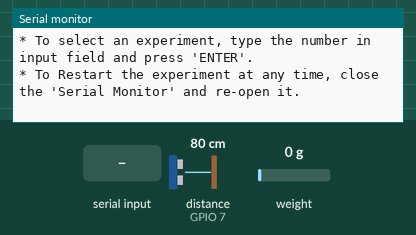
Recording of a sketch running on a simulated ESP8266 (NodeMCU). On the bench: the last lines printed to the serial monitor. Inputs (shaded band) come from the test bench; at power-on: distance to the obstacle (sensor on GPIO 7) 80 cm, weight on the scale 0 g. The echo pulse lasts 58.3 µs per cm; EEPROM starts erased.

Above: at 3.6 s.
3.7 s: "90,45\n" received over Serial
At 4.5 s:
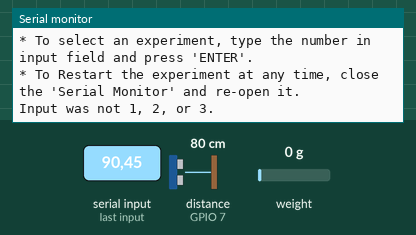
5.2 s: "30,150\n" received over Serial
At 6.0 s:
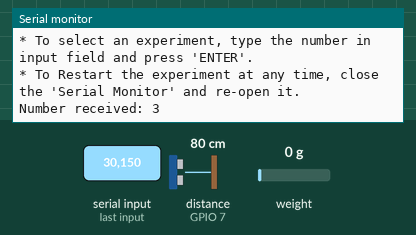
7.7 s: "0\n" received over Serial
At 8.4 s:
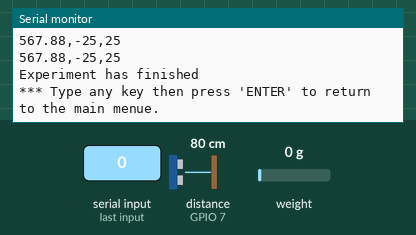
9.2 s: "1\n" received over Serial
At 10.4 s:
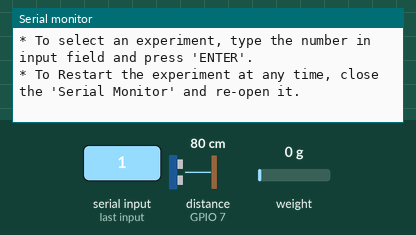
10.7 s: "2\n" received over Serial
At 12.9 s:
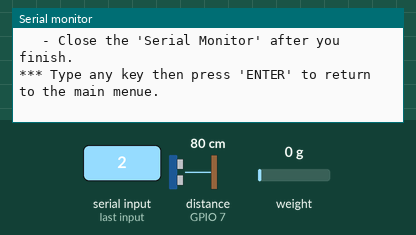

The sketch:

readings_code.ino
```cpp
/* The working principles of ultrasound sensors
 *  They send ultrasound waves through the 'trig' pin
 *  They receive the waves through the 'echo' pin
 *  They return the time it took the pulses to travel to and back from the object in microseconds
 *  v_sound = 340 m/s
 *  v_sound = 0.0340 cm/micro_s
 *  distance = speed * (time/2)   // because we only need the time to OR from the object and not both
 */

#include <HX711_ADC.h>
#include <EEPROM.h>

const int echoPin = 7;
const int trigPin = 8;
const int recordButtonPin = 2;
const int HX711_dout = 4; //mcu > HX711 dout pin
const int HX711_sck = 3;  //mcu > HX711 sck pin

HX711_ADC LoadCell(HX711_dout, HX711_sck);

const int calVal_eepromAdress = 4;

char distanceUnitStr[] = "mm"; // C-type string
char forceUnitStr = 'N';       // character

const double soundSpeed = 0.034;
const int vibrationSampleTime = 20; //ms
const int deflectDelayTime = 150;   //ms

// prevent auto-scalling when plotting the vibration
const int minPlotVal = -25; // change on Monday
const int maxPlotVal = 25;

int experType = 0; // default is 0, user has not chosen an experiment

void setup()
{
    Serial.begin(57600);
    delay(10);
    Serial.println();
    pinMode(trigPin, OUTPUT);
    pinMode(echoPin, INPUT);

    pinMode(recordButtonPin, INPUT);

    LoadCell.begin();
    float calibrationValue; // calibration value (see example file "Calibration.ino")
//  calibrationValue = 696.0; // uncomment this if you want to set the calibration value in the sketch
#if defined(ESP8266) || defined(ESP32)
    //EEPROM.begin(512); // uncomment this if you use ESP8266/ESP32 and want to fetch the calibration value from eeprom
#endif
    EEPROM.get(calVal_eepromAdress, calibrationValue); // uncomment this if you want to fetch the calibration value from eeprom

    long stabilizingtime = 2000; // preciscion right after power-up can be improved by adding a few seconds of stabilizing time
    boolean _tare = true;        //set this to false if you don't want tare to be performed in the next step
    LoadCell.start(stabilizingtime, _tare);
    if (LoadCell.getTareTimeoutFlag())
    {
        Serial.println("Timeout, check MCU>HX711 wiring and pin designations");
        while (1)
            ;
    }
    else
    {
        LoadCell.setCalFactor(calibrationValue); // set calibration value (float)
        Serial.println("Startup is complete");
    }
}

void loop()
{
    if (experType == 0)
    {
        printIntroProgram();
        while (Serial.available() == 0) {}

        delay(2);

        char experChoice = 0;
        experChoice = Serial.read();
        serialFlush();

        if ((experChoice >= '1') && (experChoice <= '3'))
        {
            experType = experChoice - '0';

            Serial.print("Number received: ");
            Serial.println(experType);
        }
        else
        {
            Serial.println("Input was not 1, 2, or 3.");
        }

        Serial.print("\n\n");
        delay(1000); // unnecessary delay
    }
    // user chose Deflection
    else if (experType == 1)
    {
        const int numDatapoints = 5;
        printIntroDeflect(numDatapoints);

        double distArr[numDatapoints] = {0};
        double forceArr[numDatapoints] = {0};
        int i = 0;
        double dist = 0.0, force = 0.0;

        while (i < numDatapoints)
        {
            int recordButtonState = digitalRead(recordButtonPin);
            delay(deflectDelayTime);
            if (recordButtonState == 1)
            {
                dist = getDistance();
                force = getForce();

                distArr[i] = dist;
                forceArr[i] = force;

                printDistForce(i + 1, numDatapoints, dist, force);
                ++i;
            }
        }

        delay(1000); // unnecessary delay
        printDistForceArrs(numDatapoints, distArr, forceArr);
        experType = 4;
    }
    // user chose Vibration Procedure
    else if (experType == 2)
    {
        printIntroVibration();
        while (Serial.available() == 0) {}

        serialFlush();
        delay(2);
        experType = 0;
    }
    // user chose Vibration Plotting
    else if (experType == 3)
    {
        plotVibration();
        experType = 4;
    }
    else if (experType == 4)
    {
        Serial.println("Experiment has finished");
        Serial.println("\n*** Type any key then press 'ENTER' to return to the main menue.\n\n");
        while (Serial.available() == 0) {}

        delay(2);
        serialFlush();
        Serial.print("\n\n\n*********************\n\n\n");
        experType = 0;
    }
}

void plotVibration()
{
    double displacement = 0;
    while (true)
    {
        if (Serial.available() > 0)
        {
            serialFlush();
            break;
        }
        displacement = getDistance();
        Serial.print(displacement);
        Serial.print(",");
        Serial.print(minPlotVal);
        Serial.print(",");
        Serial.print(maxPlotVal);
        Serial.println();
        delay(vibrationSampleTime);
    }
}

double getDistance()
{

    digitalWrite(trigPin, LOW); // make sure the trig is cleared
    delayMicroseconds(2);

    digitalWrite(trigPin, HIGH);
    delayMicroseconds(10);
    digitalWrite(trigPin, LOW);

    double distance;
    long int travelTime;

    travelTime = pulseIn(echoPin, HIGH);          // in micro seconds
    distance = (travelTime / 2.0) * soundSpeed;   // in cm
    double distance_mm = (distance * 10) - 225.0; // ruler at rest is 224.4-225.5mm distance

    return distance_mm;
}

void printDistForceArrs(const int numDatapoints, double *const distArray, double *const forceArray)
{
    Serial.println("The recorded datapoints are:");
    delay(500); // unnecessary delay
    for (int j = 0; j < numDatapoints; ++j)
    {
        Serial.print("(");
        Serial.print(distArray[j]);
        Serial.print(distanceUnitStr);
        Serial.print(", ");
        Serial.print(forceArray[j], 4);
        Serial.print(forceUnitStr);

        if (j < (numDatapoints - 1))
        {
            Serial.print("), ");
        }
        else
        {
            Serial.println(")\n\n");
        }
    }
}

void printDistForce(const int currentCount, const int numbDatapoints, double const dist, double const force)
{
    Serial.print("Datapoint ");
    Serial.print(currentCount);
    Serial.print("/");
    Serial.print(numbDatapoints);
    Serial.print(" - (D: ");
    Serial.print(dist);
    Serial.print(distanceUnitStr);
    Serial.print(", F: ");
    Serial.print(force, 4);
    Serial.print(forceUnitStr);
    Serial.println(")");
}

void printIntroProgram()
{
    Serial.println("Choose your experiment:\n");
    Serial.println("");
    Serial.println("\t 1 - Deflection (Procedure & Experiment).");
    Serial.println("\t 2 - Vibration (Procedure Only).");
    Serial.println("\t 3 - Vibration (Exeriment Only, USE 'SERIAL PLOTTER').");
    Serial.println("\n* To select an experiment, type the number in input field and press 'ENTER'.");
    Serial.println("* To Restart the experiment at any time, close the 'Serial Monitor' and re-open it.");
}

void printIntroDeflect(const int numDatapoints)
{
    Serial.println("Deflection Measurement.\n");
    Serial.println("\t - Units are millimeter & Newton.");
    Serial.println("\t - After moving the load cell press record button to see & save a datapoint.");
    Serial.print("\t - You can record ");
    Serial.print(numDatapoints);
    Serial.println(" datapoints.");
    Serial.println("\t - A datapoint is a pair of (Distance, Force).");
}

void printIntroVibration()
{
    Serial.println("Vibration Measurement. In the main menue (read the full instructions first)\n");
    Serial.println("\t - Close the 'Serial Monitor' (this window) and open the 'Serial Plotter' from the 'tools' tab.");
    Serial.println("\t - (if you want) you could adjust the window size. Axis are auto-scaled.");
    Serial.println("\t - In the input field, type '3'; then, press 'ENTER' (on your keyboard).");
    Serial.println("\t - Initiate the vibration by moving the Linear Actuator.");
    Serial.println("\t - Input any key into the input-field to stop the plotting.");
    Serial.println("\t - After that, you can take a screenshot of the plot.\n");
    Serial.println("\t - Close the 'Serial Monitor' after you finish.");
    Serial.println("\n*** Type any key then press 'ENTER' to return to the main menue.\n\n");
}

double getForce()
{
    double mass;

    for (int j = 0; j < 10; j++)
    {
        while (!LoadCell.update()) {} // wait until there is new data

        mass = LoadCell.getData();
    }

    return (mass / 1000) * 9.81;
}

void serialFlush()
{
    while (Serial.available() > 0)
    {
        char trash = Serial.read();
        delay(2);
    }
}
```

Measured:
- after the input at 3.7 s, the serial monitor: prints a new line at once (image 1)
- after the input at 5.2 s, the serial monitor: prints a new line at once (image 2)
- after the input at 7.7 s, the serial monitor: prints a new line at once (image 3)
- after the input at 9.2 s, the serial monitor: prints a new line at once (image 4)
- after the input at 10.7 s, the serial monitor: prints a new line at once (image 5)
